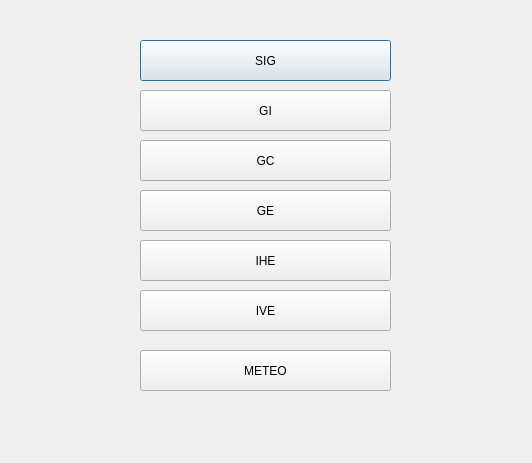
<?xml version="1.0" encoding="UTF-8"?>
<ui version="4.0">
 <class>FILIERE</class>
 <widget class="QDialog" name="FILIERE">
  <property name="geometry">
   <rect>
    <x>0</x>
    <y>0</y>
    <width>532</width>
    <height>463</height>
   </rect>
  </property>
  <property name="windowTitle">
   <string>Dialog</string>
  </property>
  <widget class="QPushButton" name="SIG">
   <property name="geometry">
    <rect>
     <x>140</x>
     <y>40</y>
     <width>251</width>
     <height>41</height>
    </rect>
   </property>
   <property name="text">
    <string>SIG</string>
   </property>
  </widget>
  <widget class="QPushButton" name="GI">
   <property name="geometry">
    <rect>
     <x>140</x>
     <y>90</y>
     <width>251</width>
     <height>41</height>
    </rect>
   </property>
   <property name="text">
    <string>GI</string>
   </property>
  </widget>
  <widget class="QPushButton" name="GC">
   <property name="geometry">
    <rect>
     <x>140</x>
     <y>140</y>
     <width>251</width>
     <height>41</height>
    </rect>
   </property>
   <property name="text">
    <string>GC</string>
   </property>
  </widget>
  <widget class="QPushButton" name="GE">
   <property name="geometry">
    <rect>
     <x>140</x>
     <y>190</y>
     <width>251</width>
     <height>41</height>
    </rect>
   </property>
   <property name="text">
    <string>GE</string>
   </property>
  </widget>
  <widget class="QPushButton" name="IHE">
   <property name="geometry">
    <rect>
     <x>140</x>
     <y>240</y>
     <width>251</width>
     <height>41</height>
    </rect>
   </property>
   <property name="text">
    <string>IHE</string>
   </property>
  </widget>
  <widget class="QPushButton" name="IVE">
   <property name="geometry">
    <rect>
     <x>140</x>
     <y>290</y>
     <width>251</width>
     <height>41</height>
    </rect>
   </property>
   <property name="text">
    <string>IVE</string>
   </property>
  </widget>
  <widget class="QPushButton" name="METEO">
   <property name="geometry">
    <rect>
     <x>140</x>
     <y>350</y>
     <width>251</width>
     <height>41</height>
    </rect>
   </property>
   <property name="text">
    <string>METEO</string>
   </property>
  </widget>
 </widget>
 <resources/>
 <connections/>
</ui>
